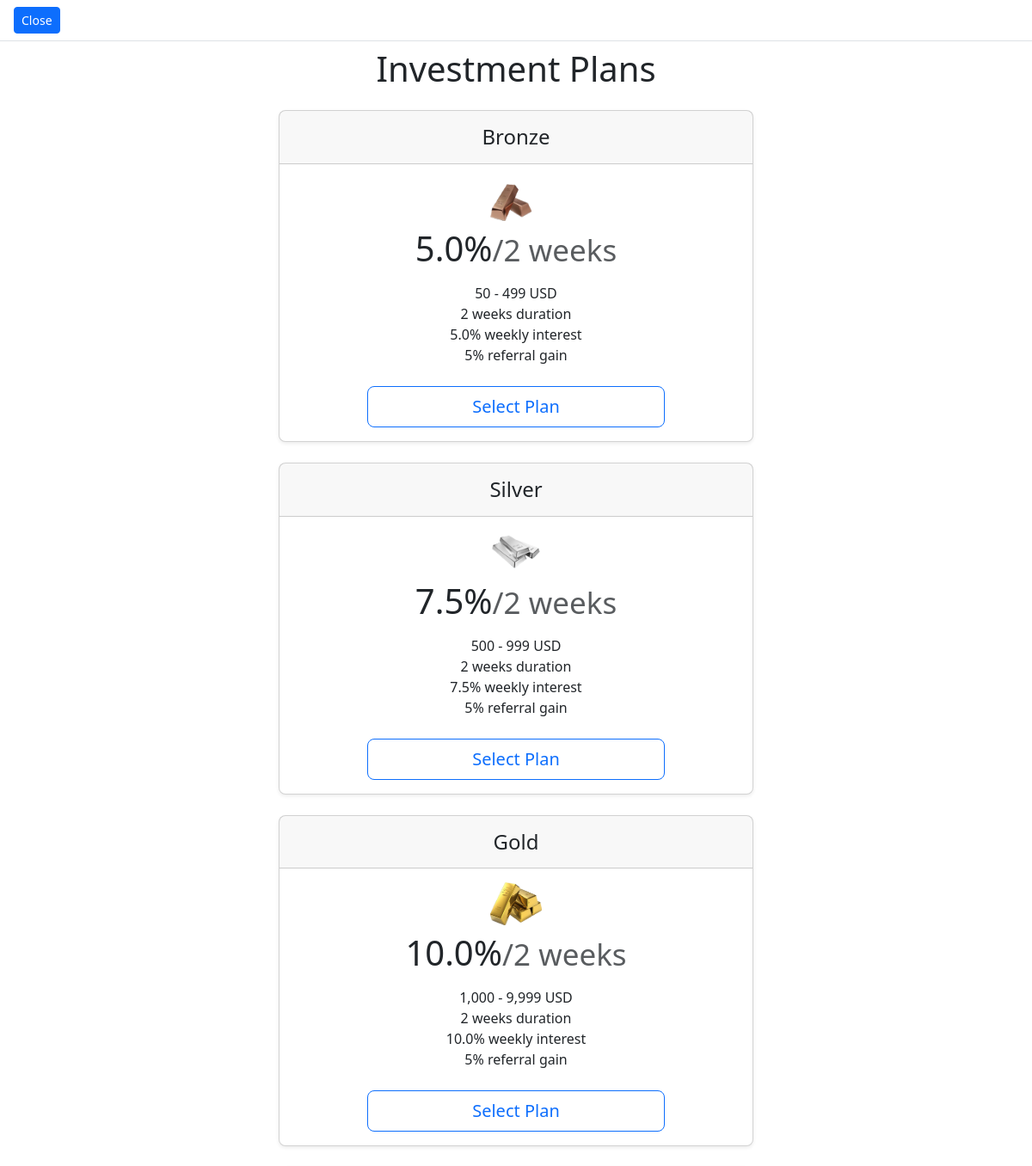
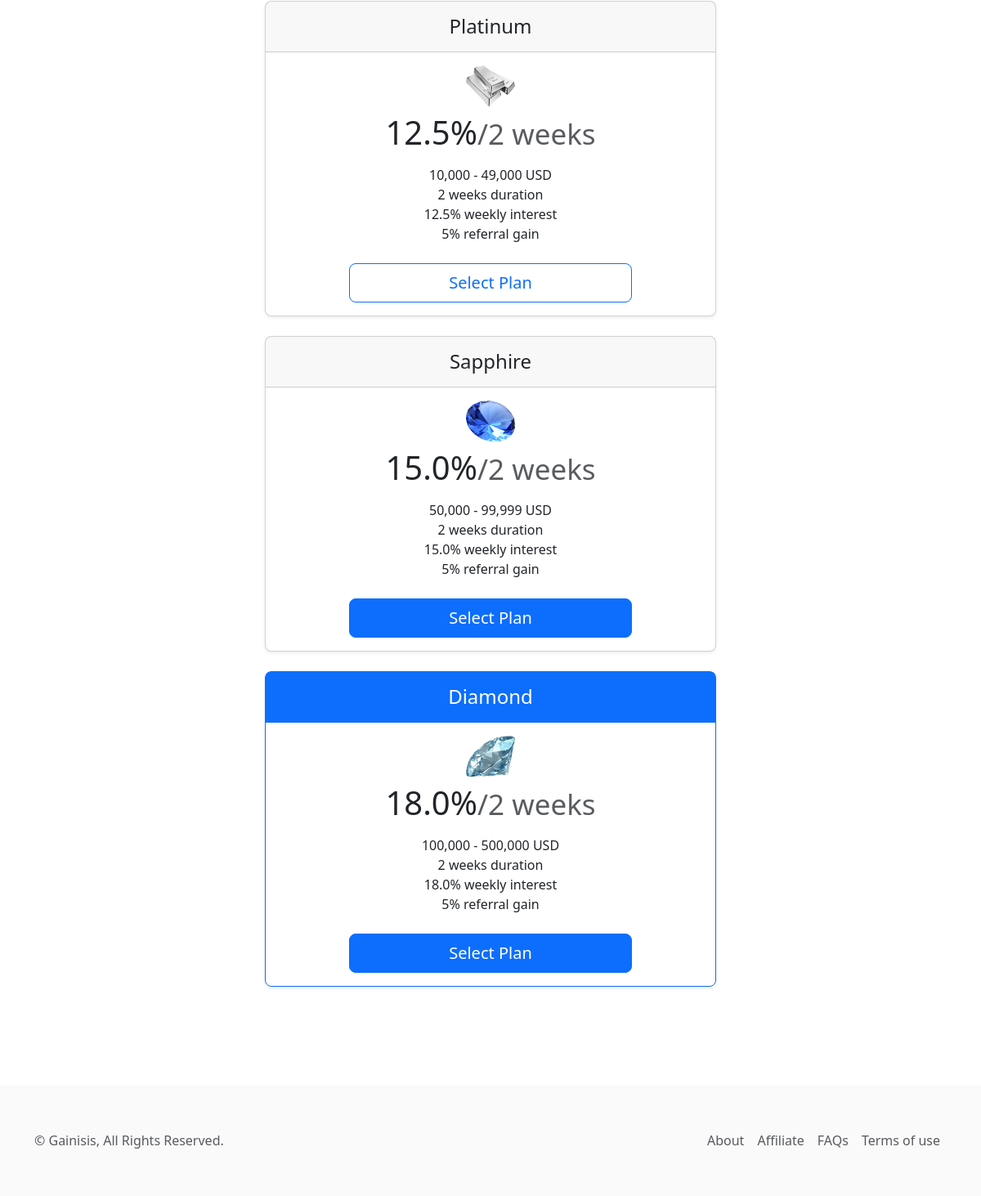
The app's page /plans/ with its own data (2 pictures, top to bottom).
### gainapp/models.py (models this page shows, shortened)
class Plan(models.Model):
    plan_title = models.CharField(max_length=255, choices=PLAN_CHOICES, null=True)
    plan_image = models.ImageField(upload_to='plans', null=True)
    prize = models.CharField(max_length=255, null=True)
    duration = models.CharField(max_length=255, null=True)
    interest = models.DecimalField(max_digits=9, decimal_places=1, default=0)
    interest_duation = models.CharField(max_length=225, null=True, default='weekly')
    referral = models.PositiveIntegerField(null=True)

### gainapp/views.py (the view)
# urls.py: path('plans/',views.plans, name='plans'),#<str:id>/
def plans(request):
    plan_id = Plan.objects.all()
    context = {
        'plan_id':plan_id,
    }
    return render(request, 'gainisis/plans.html', context)

### templates/gainisis/plans.html (shortened to what this page needs)
{% extends "base.html" %}
{% load static %}
{% block content %}
    <section class="w-100 h-100 d-flex flex-wrap bg-body-warning activepage actinvest" id="plans">
        <header class="w-100 px-3 py-2 bg-white position-fixed z-3 border-bottom">
            <button class="btn btn-sm btn-primary" type="button" onclick="history.back()">Close</button>
        </header>
        <main class="w-100 h-fit py-5 px-3">
            <h2 class="display-6 text-center mb-4 mt-2">Investment Plans</h2>
            <div class="col-md-10 mx-auto px-3 pb-5 col-lg-6">
                {% for plan in plan_id %}
                    {% if plan.plan_title == 'Diamond' %}
                        <div class="card mb-4 rounded-3 shadow-sm border-primary">
                            <div class="card-header py-3 text-center text-bg-primary border-primary">
                                <h4 class="my-0 fw-normal">{{plan.plan_title | title}}</h4>
                            </div>
                            <div class="card-body">
                                <div class="text-center">
                                    <img src="{{plan.plan_image.url}}" class="d-block mx-lg-auto img-fluid mx-auto mb-2" style="width: 60px; height: 50px;">
                                    <h1 class="card-title pricing-card-title">{{plan.interest}}%<small class="text-body-secondary fw-light">/{{plan.duration}}</small></h1>
                                    <ul class="list-unstyled mt-3 mb-4">
                                        <li>{{plan.prize}}</li>
                                        <li>{{plan.duration}} duration</li>
                                        <li>{{plan.interest}}% {{plan.interest_duation}} interest</li>
                                        <li>{{plan.referral}}% referral gain</li>
                                    </ul>
                                </div>
                                <div class="col-sm-10 col-lg-8 mx-auto mt-3">
                                    <a href="{% url 'diamond' %}">
                                        <button type="button" class="w-100 btn btn-lg btn-primary">Select Plan</button>
                                    </a>
                                </div>
                            </div>
                        </div>
                    {% else %}
                        <div class="card mb-4 rounded-3 shadow-sm">
                            <div class="card-header py-3 text-center">
                                <h4 class="my-0 fw-normal">{{plan.plan_title | title}}</h4>
                            </div>
                            <div class="card-body">
                                <div class="text-center">
                                    <img src="{{plan.plan_image.url}}" class="d-block mx-lg-auto img-fluid mx-auto mb-2" style="width: 60px; height: 50px;">
                                    <h1 class="card-title pricing-card-title">{{plan.interest}}%<small class="text-body-secondary fw-light">/{{plan.duration}}</small></h1>
                                    <ul class="list-unstyled mt-3 mb-4">
                                        <li>{{plan.prize}}</li>
                                        <li>{{plan.duration}} duration</li>
                                        <li>{{plan.interest}}% {{plan.interest_duation}} interest</li>
                                        <li>{{plan.referral}}% referral gain</li>
                                    </ul>
                                </div>
                                <div class="col-sm-10 col-lg-8 mx-auto mt-3">
                                    {% if plan.plan_title == 'Bronze' %}
                                        <a href="{% url 'bronze' %}">
                                            {% if plan.plan_title == 'Sapphire' %}
                                                <button type="button" class="w-100 btn-lg btn btn-primary">Select Plan</button>
                                            {% else %}
                                                <button type="button" class="w-100 btn-lg btn btn-outline-primary">Select Plan</button>
                                            {% endif %}
                                        </a>
                                    {% endif %}
                                    {% if plan.plan_title == 'Silver' %}
                                        <a href="{% url 'silver' %}">
                                            {% if plan.plan_title == 'Sapphire' %}
                                                <button type="button" class="w-100 btn-lg btn btn-primary">Select Plan</button>
                                            {% else %}
                                                <button type="button" class="w-100 btn-lg btn btn-outline-primary">Select Plan</button>
                                            {% endif %}
                                        </a>
                                    {% endif %}
                                    {% if plan.plan_title == 'Gold' %}
                                        <a href="{% url 'gold' %}">
                                            {% if plan.plan_title == 'Sapphire' %}
                                                <button type="button" class="w-100 btn-lg btn btn-primary">Select Plan</button>
                                            {% else %}
                                                <button type="button" class="w-100 btn-lg btn btn-outline-primary">Select Plan</button>
                                            {% endif %}
                                        </a>
                                    {% endif %}
                                    {% if plan.plan_title == 'Platinum' %}
                                        <a href="{% url 'platinum' %}">
                                            {% if plan.plan_title == 'Sapphire' %}
                                                <button type="button" class="w-100 btn-lg btn btn-primary">Select Plan</button>
                                            {% else %}
                                                <button type="button" class="w-100 btn-lg btn btn-outline-primary">Select Plan</button>
                                            {% endif %}
                                        </a>
                                    {% endif %}
                                    {% if plan.plan_title == 'Sapphire' %}
                                        <a href="{% url 'sapphire' %}">
                                            {% if plan.plan_title == 'Sapphire' %}
                                                <button type="button" class="w-100 btn-lg btn btn-primary">Select Plan</button>
                                            {% else %}
                                                <button type="button" class="w-100 btn-lg btn btn-outline-primary">Select Plan</button>
                                            {% endif %}
                                        </a>
                                    {% endif %}
                                </div>
                            </div>
                        </div>
                    {% endif %}
                {% endfor %}
            </div>
        </main>
        {% include "partials/footer.html" %}
    </section>
{% endblock content %}

### gainisis/static/css/style.css (style rules this page uses)
:root { --mainHeight: 50px; --secHeight: 36px; --mainColor: #84ff00 !important; --dark: #1f1f1f !important; --fntSize: 24px; }
body { height: 100vh; width: 100vw; margin: 0; padding: 0; position: fixed; overflow-y: auto; overflow: hidden; }

### records on screen
Plan: plan_title "Bronze", plan_image (picture), interest "5.0", duration "2 weeks", prize "50 - 499 USD", interest_duation "weekly", referral "5", shows "Select Plan"
Plan: plan_title "Silver", plan_image (picture), interest "7.5", duration "2 weeks", prize "500 - 999 USD", interest_duation "weekly", referral "5", shows "Select Plan"
Plan: plan_title "Gold", plan_image (picture), interest "10.0", duration "2 weeks", prize "1,000 - 9,999 USD", interest_duation "weekly", referral "5", shows "Select Plan"
Plan: plan_title "Platinum", plan_image (picture), interest "12.5", duration "2 weeks", prize "10,000 - 49,000 USD", interest_duation "weekly", referral "5", shows "Select Plan"
Plan: plan_title "Sapphire", plan_image (picture), interest "15.0", duration "2 weeks", prize "50,000 - 99,999 USD", interest_duation "weekly", referral "5", shows "Select Plan"
Plan: plan_title "Diamond", plan_image (picture), interest "18.0", duration "2 weeks", prize "100,000 - 500,000 USD", interest_duation "weekly", referral "5"
